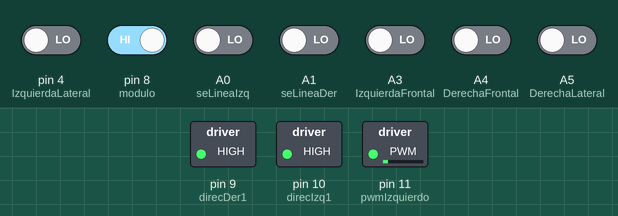
Recording of a sketch running on a simulated Arduino Uno, built with avr-gcc and run on an emulated ATmega328P. Shown: switched loads named in the sketch (green lamp = pin HIGH). Dashed ring = blinking. The inputs (shaded band) are chosen by the test bench; at power-on: pin 8 (modulo) HIGH, A0 (seLineaIzq), A1 (seLineaDer), A3 (IzquierdaFrontal), A4 (DerechaFrontal), A5 (DerechaLateral), pin 4 (IzquierdaLateral) LOW. Pins used as bus, display or sensor lines are not drawn.

Above: at 7.2 s.
7.3 s: A0 (seLineaIzq) driven HIGH
At 7.49 s:
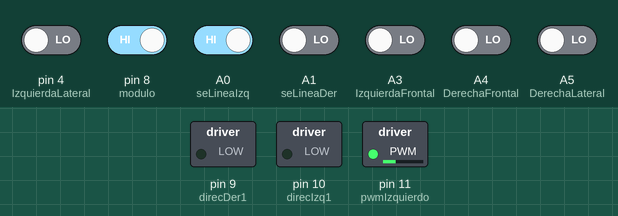
10.3 s: pin 8 (modulo) driven LOW
At 12.4 s:
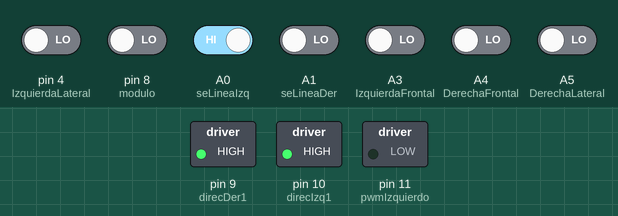
12.7 s: pin 8 (modulo) driven HIGH
At 13.17 s:
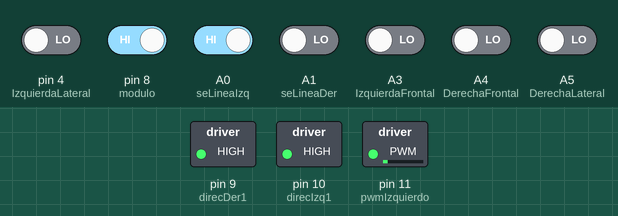
15.7 s: A1 (seLineaDer) driven HIGH
18.7 s: A0 (seLineaIzq) driven LOW
21.7 s: pin 4 (IzquierdaLateral) driven HIGH and A1 (seLineaDer) driven LOW
At 23.7 s:
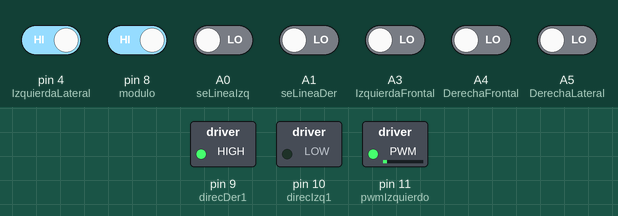
Timing chart, 0 to 24.9 s (numbered marks = the images above; inputs shaded):
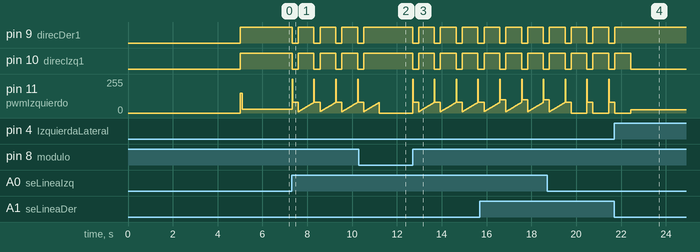

Measured:
- after the input at 10.3 s, pin 9 (direcDer1), pin 10 (direcIzq1): goes on until 10.5 s, then stays HIGH
- after the input at 21.7 s, pin 9 (direcDer1): goes on until 21.7 s, then stays HIGH; pin 10 (direcIzq1): goes on until 22.4 s, then stays LOW

The sketch:

minisumo1.0.ino
```cpp
//Pines libres D2 A5 A4 A3 A2 A1 A0 A7 A6 D12 D4
//Pines libres adicionales D13 y D5

//sensores de PRESENCIA
#define IzquierdaFrontal A3
#define DerechaFrontal A4
#define IzquierdaLateral 4  //A5
#define DerechaLateral A5   //4

#define modulo 8

//sensores de LINEA
#define seLineaIzq A0
#define seLineaDer A1

//motores
#define pwmIzquierdo 11  //11
#define direcIzq1 10     //10
#define pwmDerecho 3     //3
#define direcDer1 9      // 9

int initime = 0;  //tiempo de inicio
//int modulo = 8; //modulo
int start = 0;  // modulo status
int st;
int i = 0;  //contador

//pulsadores
int pushizquierdo = 6;
int valpushizquierdo;
int pushderecho = 7;
int valpushderecho;

//LEDS
int ledIzquierdo = 0;
int ledDerecho = 0;


void setup() {
  TCCR2B = TCCR2B & B11111000 | B00000010;  // PWM FREC
  Serial.begin(9600);
  pinMode(ledIzquierdo, OUTPUT);
  pinMode(ledDerecho, OUTPUT);

  pinMode(pwmIzquierdo, OUTPUT);
  pinMode(direcIzq1, OUTPUT);
  pinMode(pwmDerecho, OUTPUT);
  pinMode(direcDer1, OUTPUT);

  pinMode(IzquierdaFrontal, INPUT);
  pinMode(DerechaFrontal, INPUT);
  pinMode(IzquierdaLateral, INPUT);
  pinMode(DerechaLateral, INPUT);

  pinMode(modulo, INPUT);
  pinMode(seLineaIzq, INPUT);
  pinMode(seLineaDer, INPUT);

  while (!digitalRead(modulo)) {
    delay(50);
    digitalWrite(ledIzquierdo, HIGH);
    digitalWrite(ledDerecho, HIGH);
    delay(50);
    digitalWrite(ledIzquierdo, LOW);
    digitalWrite(ledDerecho, LOW);
  }
  for (int i = 0; i < 1; i++) {
    delay(5000);
  }
  arranque();
}

void motor_derecho(int velocidad) {
  if (velocidad > 255) velocidad = 255;
  else if (velocidad < -255) velocidad = -255;

  if (velocidad >= 0) {  //100
    digitalWrite(direcDer1, HIGH);
  } else {
    digitalWrite(direcDer1, LOW);
    velocidad = abs(velocidad);
  }
  analogWrite(pwmDerecho, velocidad);
}

void motor_izquierdo(int velocidad) {
  if (velocidad > 255) velocidad = 255;
  else if (velocidad < -255) velocidad = -255;

  if (velocidad >= 0) {
    digitalWrite(direcIzq1, HIGH);
  } else {
    digitalWrite(direcIzq1, LOW);
    velocidad = abs(velocidad);
  }
  analogWrite(pwmIzquierdo, velocidad);
}

void motores(int V_izquierdo, int V_derecho) {
  motor_derecho(V_derecho);
  motor_izquierdo(V_izquierdo);
}

void controlPD() {
  // 1. Definir Kp, Kd, lastError y baseSpeed
  static float kp = 35.0;  //35
  static float kd = 10.0;  //10
  static float lastError = 0;
  int BaseSped = 150;  //801

  int SLI = digitalRead(IzquierdaLateral);
  int SFI = digitalRead(IzquierdaFrontal);
  int SDF = digitalRead(DerechaFrontal);
  int SLD = digitalRead(DerechaLateral);


  float error = ((SFI * -3.5) + (SDF * 3.5) + (SLI * -5.0) + (SLD * 5.0));
  // Calculo de PD
  float pidOutput = (kp * error) + (kd * (error - lastError));
  lastError = error;


  int leftspeed = BaseSped + pidOutput;
  int rightspeed = BaseSped - pidOutput;

  leftspeed = constrain(leftspeed, -150, 150);
  rightspeed = constrain(rightspeed, -150, 150);

  motores(leftspeed, rightspeed);
}

void frenoDuro(bool izq, bool der, int duracion) {
  if (izq) {
    digitalWrite(direcIzq1, !digitalRead(direcIzq1));
    analogWrite(pwmIzquierdo, 255);
  }
  if (der) {
    digitalWrite(direcDer1, !digitalRead(direcDer1));
    analogWrite(pwmDerecho, 255);
  }
  delay(duracion);
  analogWrite(pwmIzquierdo, 0);
  analogWrite(pwmDerecho, 0);
}

void arranque() {
  for (int i = 90; i > 5; i -= 10) {
    motores(150, 150);
    delay(10);
    controlPD();
    //Arranque hasta la linea
    if (digitalRead(seLineaIzq) && digitalRead(seLineaDer)) {
      frenoDuro(true, true, 20);
      motores(-50, -50);
      delay(200);
      for (int i = 10; i < 80; i++) {
        motores(i, 0);
        delay(10);
      }
    } else if (digitalRead(seLineaIzq)) {
      frenoDuro(true, true, 20);
      motores(-50, -50);
      delay(200);
      for (int i = 10; i < 80; i++) {
        motores(i, 0);
        delay(10);
      }
    } else if (digitalRead(seLineaDer)) {
      frenoDuro(true, true, 20);
      motores(-80, -80);
      delay(200);
      for (int i = 10; i < 80; i++) {
        motores(0, i);
        delay(10);
      }
    }
  }
  for (int j = 100; j > 5; j--) {
    motores(30, 30);
    delay(10);
    if (digitalRead(seLineaIzq) && digitalRead(seLineaDer)) {
      frenoDuro(true, true, 20);
      motores(-50, -50);
      delay(200);
      for (int i = 10; i < 50; i++) {
        motores(80, 0);
        delay(10);
        controlPD();
      }
      Ronaldo(true, false);
      break;
    } else if (digitalRead(seLineaIzq)) {
      frenoDuro(true, true, 20);
      motores(-50, -50);
      delay(200);
      for (int i = 10; i < 50; i++) {
        motores(80, 0);
        delay(10);
        controlPD();
      }
      Ronaldo(true, false);
      break;
    } else if (digitalRead(seLineaDer)) {
      frenoDuro(true, true, 20);
      motores(-80, -80);
      delay(200);
      for (int i = 10; i < 50; i++) {
        motores(0, 80);
        delay(10);
        controlPD();
      }
      Ronaldo(false, true);
      break;
    }
  }
}
void Ronaldo(bool izquierda, bool derecha) {
  if (izquierda) {
    for (int i = 100; i > 10; i -= 5) {
      motores(i, i);
      delay(20);
      if (digitalRead(IzquierdaLateral) || digitalRead(IzquierdaFrontal) || digitalRead(DerechaFrontal) || digitalRead(DerechaLateral)) {
        controlPD();
      }
    }
    frenoDuro(true, true, 20);
    delay(20);
    motores(100, -90);
    delay(100);
  }
  if (derecha) {
    for (int i = 100; i > 10; i -= 5) {
      motores(i, i);
      delay(20);
      if (digitalRead(IzquierdaLateral) || digitalRead(IzquierdaFrontal) || digitalRead(DerechaFrontal) || digitalRead(DerechaLateral)) {
        controlPD();
      }
    }
    frenoDuro(true, true, 20);
    delay(20);
    motores(-90, 100);
    delay(100);
  }
}

void loop() {

  // if (digitalRead(IzquierdaLateral) || digitalRead(IzquierdaFrontal) || digitalRead(DerechaFrontal) || digitalRead(DerechaLateral)){
  //   controlPD();
  // }else{
  //   motores(0,0);
  // }
  while (digitalRead(modulo)) {
    if (digitalRead(seLineaIzq) && digitalRead(seLineaDer)) {
      frenoDuro(true, true, 20);
      motores(-100, -100);
      delay(250);
      for (int i = 10; i < 80; i++) {
        motores(i, 0);
        delay(10);
      }
    } else if (digitalRead(seLineaIzq)) {
      frenoDuro(true, true, 20);
      motores(-80, -80);
      delay(250);
      for (int i = 10; i < 80; i++) {
        motores(i, 0);
        delay(10);
      }

    } else if (digitalRead(seLineaDer)) {
      frenoDuro(true, true, 20);
      motores(-80, -80);
      delay(250);
      for (int i = 10; i < 80; i++) {
        motores(0, i);
        delay(10);
      }
    } else if (digitalRead(IzquierdaLateral) || digitalRead(IzquierdaFrontal) || digitalRead(DerechaFrontal) || digitalRead(DerechaLateral)) {
      controlPD();
    } else {
      motores(30, 30);
      delay(80);
    }
  }
  motores(0, 0);
}
```
